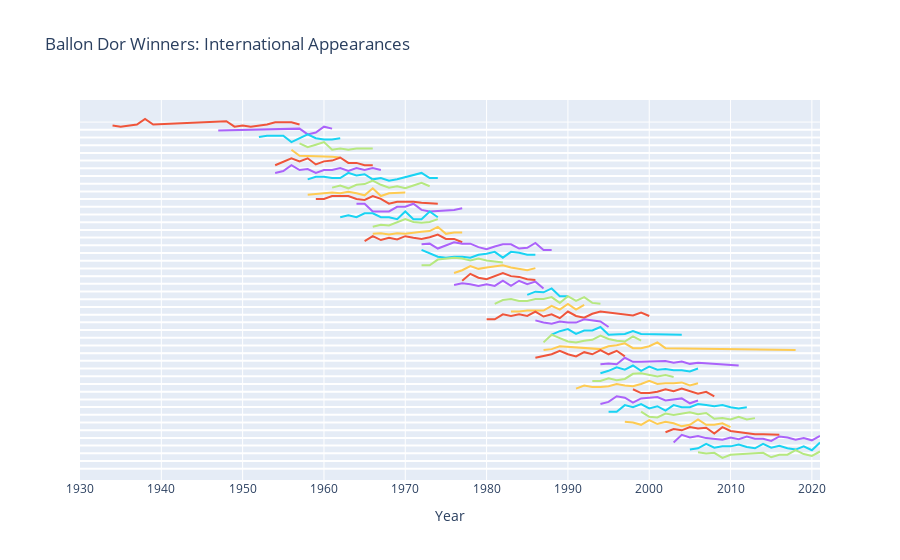

Notebook code cell kept with this figure:
### Code cell
# the idea behind this ridgeline plot with Plotly is to add traces manually, each trace corresponding to a particular year's temperature distribution
# thus, we are to store each year's data (temperatures and their respective count) in seperate arrays or pd.series that we store in a dictionnary to retrieve them easily
array_dict = {} # instantiating an empty dictionnary
for Player in player_list:
    array_dict[f'x_{Player}'] = iapps_df[iapps_df['Player']==Player]['Year'] # storing the temperature data for each year
    array_dict[f'y_{Player}'] = iapps_df[iapps_df['Player']==Player]['Count'] # storing the temperature count for each year
    array_dict[f'y_{Player}'] = (array_dict[f'y_{Player}'] - array_dict[f'y_{Player}'].min()) \
                                / (array_dict[f'y_{Player}'].max() - array_dict[f'y_{Player}'].min()) # we normalize the array (min max normalization)

# once all of this is done, we can create a plotly.graph_objects.Figure and add traces with fig.add_trace() method
# since we have stored the temperatures and their respective count for each year, we can plot scatterplots (go.Scatter)
# we thus iterate over year_list and create a 'blank line' that is placed at y = index, then the corresponding temperature count line
fig = go.Figure()
for index, Player in enumerate(player_list):
    fig.add_trace(go.Scatter(
                            x=[1930, 2021], y=np.full(2, len(player_list)-index),
                            mode='lines',
                            line_color='white'))
    
    fig.add_trace(go.Scatter(
                            x=array_dict[f'x_{Player}'],
                            y=array_dict[f'y_{Player}'] + (len(player_list)-index) + 0.4,
                           # fill='tonexty',
        mode='lines',
                            name=f'{Player}'))
    
    # plotly.graph_objects' way of adding text to a figure
    fig.add_annotation(
                        x=-20,
                        y=len(player_list)-index,
                        text=f'{Player}',
                        showarrow=False,
                        yshift=10)
    
    fig.update_xaxes(range=[1930, 2021])


# here you can modify the figure and the legend titles
fig.update_layout(
                title='Ballon Dor Winners: International Appearances',
                showlegend=False,
                xaxis=dict(title='Year'),
                yaxis=dict(showticklabels=False) # that way you hide the y axis ticks labels
                )

fig.show()

### Figure 1 — Plotly figure (JSON) as saved in the notebook; plotly's stock layout.template omitted (floating-point values rounded to 4 significant figures)
{"data": [{"line": {"color": "white"}, "mode": "lines", "type": "scatter", "x": [1930, 2021], "y": [44, 44]}, {"mode": "lines", "name": "Stanley Matthews", "type": "scatter", "x": [1934, 1935, 1937, 1938, 1939, 1947, 1948, 1949, 1950, 1951, 1953, 1954, 1955, 1956, 1957], "y": [44.54, 44.4, 44.69, 45.4, 44.69, 45.11, 45.11, 44.4, 44.54, 44.4, 44.69, 44.97, 44.97, 44.97, 44.69]}, {"line": {"color": "white"}, "mode": "lines", "type": "scatter", "x": [1930, 2021], "y": [43, 43]}, {"mode": "lines", "name": "Alfredo Di Stefano", "type": "scatter", "x": [1947, 1957, 1958, 1959, 1960, 1961], "y": [43.9, 44.15, 43.4, 43.65, 44.4, 44.15]}, {"line": {"color": "white"}, "mode": "lines", "type": "scatter", "x": [1930, 2021], "y": [42, 42]}, {"mode": "lines", "name": "Raymond Kopa", "type": "scatter", "x": [1952, 1953, 1954, 1955, 1956, 1958, 1959, 1960, 1961, 1962], "y": [43.07, 43.23, 43.23, 43.23, 42.4, 43.4, 42.9, 42.73, 42.73, 42.9]}, {"line": {"color": "white"}, "mode": "lines", "type": "scatter", "x": [1930, 2021], "y": [41, 41]}, {"mode": "lines", "name": "Luis Suarez", "type": "scatter", "x": [1957, 1958, 1959, 1960, 1961, 1962, 1963, 1964, 1965, 1966], "y": [42.23, 41.73, 42.07, 42.4, 41.4, 41.57, 41.4, 41.57, 41.57, 41.57]}, {"line": {"color": "white"}, "mode": "lines", "type": "scatter", "x": [1930, 2021], "y": [40, 40]}, {"mode": "lines", "name": "Omar Sivori", "type": "scatter", "x": [1956, 1957, 1961, 1962], "y": [41.4, 40.62, 40.51, 40.4]}, {"line": {"color": "white"}, "mode": "lines", "type": "scatter", "x": [1930, 2021], "y": [39, 39]}, {"mode": "lines", "name": "Josef Masopust", "type": "scatter", "x": [1954, 1956, 1957, 1958, 1959, 1960, 1961, 1962, 1963, 1964, 1965, 1966], "y": [39.4, 40.3, 39.9, 40.3, 39.5, 39.9, 40, 40.4, 39.7, 39.7, 39.4, 39.4]}, {"line": {"color": "white"}, "mode": "lines", "type": "scatter", "x": [1930, 2021], "y": [38, 38]}, {"mode": "lines", "name": "Lev Yashin", "type": "scatter", "x": [1954, 1955, 1956, 1957, 1958, 1959, 1960, 1961, 1962, 1963, 1964, 1965, 1966, 1967], "y": [38.4, 38.65, 39.4, 38.77, 38.9, 38.4, 38.77, 38.77, 39.02, 38.65, 39.02, 38.77, 39.02, 38.77]}, {"line": {"color": "white"}, "mode": "lines", "type": "scatter", "x": [1930, 2021], "y": [37, 37]}, {"mode": "lines", "name": "Denis Law", "type": "scatter", "x": [1958, 1959, 1960, 1961, 1962, 1963, 1964, 1965, 1966, 1967, 1968, 1969, 1972, 1973, 1974], "y": [37.57, 37.9, 37.9, 37.73, 37.73, 38.4, 38.07, 38.23, 37.57, 37.73, 37.4, 37.57, 38.4, 37.73, 37.73]}, {"line": {"color": "white"}, "mode": "lines", "type": "scatter", "x": [1930, 2021], "y": [36, 36]}, {"mode": "lines", "name": "Eusebio", "type": "scatter", "x": [1961, 1962, 1963, 1964, 1965, 1966, 1967, 1968, 1969, 1970, 1971, 1972, 1973], "y": [36.49, 36.76, 36.4, 36.85, 36.95, 37.4, 36.85, 36.49, 36.67, 36.4, 36.76, 37.13, 36.67]}, {"line": {"color": "white"}, "mode": "lines", "type": "scatter", "x": [1930, 2021], "y": [35, 35]}, {"mode": "lines", "name": "Bobby Charlton", "type": "scatter", "x": [1958, 1959, 1960, 1961, 1962, 1963, 1964, 1965, 1966, 1967, 1968, 1969, 1970], "y": [35.58, 35.67, 35.76, 35.85, 35.76, 35.95, 35.76, 35.49, 36.4, 35.4, 35.76, 35.85, 35.85]}, {"line": {"color": "white"}, "mode": "lines", "type": "scatter", "x": [1930, 2021], "y": [34, 34]}, {"mode": "lines", "name": "Florian Albert", "type": "scatter", "x": [1959, 1960, 1961, 1962, 1963, 1964, 1965, 1966, 1967, 1968, 1969, 1971, 1972, 1974], "y": [35.02, 35.02, 35.4, 35.4, 35.4, 35.02, 34.9, 35.4, 35.02, 34.4, 34.65, 34.65, 34.52, 34.4]}, {"line": {"color": "white"}, "mode": "lines", "type": "scatter", "x": [1930, 2021], "y": [33, 33]}, {"mode": "lines", "name": "George Best", "type": "scatter", "x": [1964, 1965, 1966, 1967, 1968, 1969, 1970, 1971, 1972, 1973, 1976, 1977], "y": [34.4, 34.4, 33.4, 33.4, 33.4, 34, 34, 34.4, 33.6, 33.4, 33.6, 33.8]}, {"line": {"color": "white"}, "mode": "lines", "type": "scatter", "x": [1930, 2021], "y": [32, 32]}, {"mode": "lines", "name": "Gianni Rivera", "type": "scatter", "x": [1962, 1963, 1964, 1965, 1966, 1967, 1968, 1969, 1970, 1971, 1972, 1973, 1974], "y": [32.65, 32.9, 32.65, 33.15, 33.15, 32.65, 32.65, 32.4, 33.4, 32.4, 32.4, 33.4, 32.65]}, {"line": {"color": "white"}, "mode": "lines", "type": "scatter", "x": [1930, 2021], "y": [31, 31]}, {"mode": "lines", "name": "Gerd Muller", "type": "scatter", "x": [1966, 1967, 1968, 1969, 1970, 1971, 1972, 1973, 1974], "y": [31.4, 31.67, 31.58, 31.95, 32.4, 32.04, 31.95, 32.04, 32.4]}, {"line": {"color": "white"}, "mode": "lines", "type": "scatter", "x": [1930, 2021], "y": [30, 30]}, {"mode": "lines", "name": "Johan Cruyff", "type": "scatter", "x": [1966, 1967, 1968, 1969, 1970, 1971, 1972, 1973, 1974, 1975, 1976, 1977], "y": [30.49, 30.58, 30.4, 30.58, 30.49, 30.67, 30.76, 30.85, 31.4, 30.49, 30.67, 30.67]}, {"line": {"color": "white"}, "mode": "lines", "type": "scatter", "x": [1930, 2021], "y": [29, 29]}, {"mode": "lines", "name": "Franz Beckenbauer", "type": "scatter", "x": [1965, 1966, 1967, 1968, 1969, 1970, 1971, 1972, 1973, 1974, 1975, 1976, 1977], "y": [29.54, 30.19, 29.69, 29.97, 29.76, 30.19, 29.97, 29.83, 30.04, 30.4, 29.83, 29.83, 29.4]}, {"line": {"color": "white"}, "mode": "lines", "type": "scatter", "x": [1930, 2021], "y": [28, 28]}, {"mode": "lines", "name": "Oleg Blokhin", "type": "scatter", "x": [1972, 1973, 1974, 1975, 1976, 1977, 1978, 1979, 1980, 1981, 1982, 1983, 1984, 1985, 1986, 1987, 1988], "y": [29.13, 29.22, 28.58, 28.95, 29.4, 29.22, 29.22, 28.76, 28.49, 28.85, 29.13, 29.13, 28.58, 28.67, 29.31, 28.4, 28.4]}, {"line": {"color": "white"}, "mode": "lines", "type": "scatter", "x": [1930, 2021], "y": [27, 27]}, {"mode": "lines", "name": "Allan Simonsen", "type": "scatter", "x": [1972, 1974, 1975, 1976, 1977, 1978, 1979, 1980, 1981, 1982, 1983, 1984, 1985, 1986], "y": [28.4, 27.52, 27.4, 27.52, 27.52, 27.4, 27.77, 27.9, 28.15, 27.4, 28.15, 28.02, 27.77, 27.77]}, {"line": {"color": "white"}, "mode": "lines", "type": "scatter", "x": [1930, 2021], "y": [26, 26]}, {"mode": "lines", "name": "Kevin Keegan", "type": "scatter", "x": [1972, 1973, 1974, 1975, 1976, 1977, 1978, 1979, 1980, 1981, 1982], "y": [26.4, 26.4, 27.15, 27.27, 27.4, 27.27, 27.02, 27.27, 27.02, 26.9, 26.77]}, {"line": {"color": "white"}, "mode": "lines", "type": "scatter", "x": [1930, 2021], "y": [25, 25]}, {"mode": "lines", "name": "Karl-Heinz Rummenigge", "type": "scatter", "x": [1976, 1977, 1978, 1979, 1980, 1981, 1982, 1983, 1984, 1985, 1986], "y": [25.4, 25.76, 26.31, 25.95, 26.13, 26.22, 26.4, 26.13, 25.95, 25.76, 26.04]}, {"line": {"color": "white"}, "mode": "lines", "type": "scatter", "x": [1930, 2021], "y": [24, 24]}, {"mode": "lines", "name": "Paolo Rossi", "type": "scatter", "x": [1977, 1978, 1979, 1980, 1982, 1983, 1984, 1985, 1986], "y": [24.4, 25.3, 24.8, 24.6, 25.4, 25, 24.9, 24.6, 24.5]}, {"line": {"color": "white"}, "mode": "lines", "type": "scatter", "x": [1930, 2021], "y": [23, 23]}, {"mode": "lines", "name": "Michel Platini", "type": "scatter", "x": [1976, 1977, 1978, 1979, 1980, 1981, 1982, 1983, 1984, 1985, 1986, 1987], "y": [23.84, 24.07, 23.96, 23.73, 23.96, 23.73, 24.4, 23.73, 24.4, 23.96, 24.29, 23.4]}, {"line": {"color": "white"}, "mode": "lines", "type": "scatter", "x": [1930, 2021], "y": [22, 22]}, {"mode": "lines", "name": "Igor Belanov", "type": "scatter", "x": [1985, 1986, 1987, 1988, 1989, 1990], "y": [22.57, 22.98, 22.9, 23.4, 22.4, 22.4]}, {"line": {"color": "white"}, "mode": "lines", "type": "scatter", "x": [1930, 2021], "y": [21, 21]}, {"mode": "lines", "name": "Ruud Gullit", "type": "scatter", "x": [1981, 1982, 1983, 1984, 1985, 1986, 1987, 1988, 1989, 1990, 1991, 1992, 1993, 1994], "y": [21.4, 21.9, 22.02, 21.77, 21.77, 22.02, 22.02, 22.27, 21.52, 22.4, 21.77, 22.27, 21.52, 21.4]}, {"line": {"color": "white"}, "mode": "lines", "type": "scatter", "x": [1930, 2021], "y": [20, 20]}, {"mode": "lines", "name": "Marco van Basten", "type": "scatter", "x": [1983, 1984, 1985, 1986, 1987, 1988, 1989, 1990, 1991, 1992], "y": [20.4, 20.4, 20.52, 20.52, 20.52, 21.15, 20.65, 21.4, 20.65, 21.27]}, {"line": {"color": "white"}, "mode": "lines", "type": "scatter", "x": [1930, 2021], "y": [19, 19]}, {"mode": "lines", "name": "Lothar Matthaus", "type": "scatter", "x": [1980, 1981, 1982, 1983, 1984, 1985, 1986, 1987, 1988, 1989, 1990, 1991, 1992, 1993, 1994, 1998, 1999, 2000], "y": [19.4, 19.4, 20.04, 19.83, 20.04, 19.83, 20.4, 19.76, 20.04, 19.54, 20.4, 19.83, 19.61, 20.11, 20.4, 19.9, 20.26, 19.83]}, {"line": {"color": "white"}, "mode": "lines", "type": "scatter", "x": [1930, 2021], "y": [18, 18]}, {"mode": "lines", "name": "Jean-Pierre Papin", "type": "scatter", "x": [1986, 1987, 1988, 1989, 1990, 1991, 1992, 1993, 1994, 1995], "y": [19.26, 18.97, 18.83, 19.11, 18.97, 18.97, 19.4, 19.26, 19.11, 18.4]}, {"line": {"color": "white"}, "mode": "lines", "type": "scatter", "x": [1930, 2021], "y": [17, 17]}, {"mode": "lines", "name": "Roberto Baggio", "type": "scatter", "x": [1988, 1989, 1990, 1991, 1992, 1993, 1994, 1995, 1997, 1998, 1999, 2004], "y": [17.4, 17.85, 18.13, 17.49, 17.95, 17.95, 18.4, 17.4, 17.49, 17.85, 17.49, 17.4]}, {"line": {"color": "white"}, "mode": "lines", "type": "scatter", "x": [1930, 2021], "y": [16, 16]}, {"mode": "lines", "name": "Hristo Stoichkov", "type": "scatter", "x": [1987, 1988, 1989, 1990, 1991, 1992, 1993, 1994, 1995, 1996, 1997, 1998, 1999], "y": [16.4, 17.4, 16.96, 16.51, 16.4, 16.62, 16.73, 17.29, 16.84, 16.62, 16.51, 17.18, 16.62]}, {"line": {"color": "white"}, "mode": "lines", "type": "scatter", "x": [1930, 2021], "y": [15, 15]}, {"mode": "lines", "name": "George Weah", "type": "scatter", "x": [1987, 1988, 1989, 1994, 1995, 1996, 1997, 1998, 1999, 2000, 2001, 2002, 2018], "y": [15.4, 15.53, 15.9, 15.53, 15.9, 16.02, 16.27, 15.65, 15.65, 15.9, 16.4, 15.65, 15.4]}, {"line": {"color": "white"}, "mode": "lines", "type": "scatter", "x": [1930, 2021], "y": [14, 14]}, {"mode": "lines", "name": "Matthias Sammer", "type": "scatter", "x": [1986, 1988, 1989, 1990, 1991, 1992, 1993, 1994, 1995, 1996, 1997], "y": [14.4, 14.85, 15.31, 14.85, 14.58, 15.13, 14.85, 15.4, 14.85, 15.31, 14.58]}, {"line": {"color": "white"}, "mode": "lines", "type": "scatter", "x": [1930, 2021], "y": [13, 13]}, {"mode": "lines", "name": "Ronaldo", "type": "scatter", "x": [1994, 1995, 1996, 1997, 1998, 1999, 2002, 2003, 2004, 2005, 2006, 2011], "y": [13.56, 13.66, 13.56, 14.4, 13.87, 13.87, 13.98, 13.77, 13.93, 13.61, 13.77, 13.4]}, {"line": {"color": "white"}, "mode": "lines", "type": "scatter", "x": [1930, 2021], "y": [12, 12]}, {"mode": "lines", "name": "Zinedine Zidane", "type": "scatter", "x": [1994, 1995, 1996, 1997, 1998, 1999, 2000, 2001, 2002, 2003, 2004, 2005, 2006], "y": [12.4, 12.71, 13.17, 12.86, 13.4, 12.71, 13.25, 12.86, 12.94, 12.78, 12.78, 12.63, 13.02]}, {"line": {"color": "white"}, "mode": "lines", "type": "scatter", "x": [1930, 2021], "y": [11, 11]}, {"mode": "lines", "name": "Rivaldo", "type": "scatter", "x": [1993, 1994, 1995, 1996, 1997, 1998, 1999, 2000, 2001, 2002, 2003], "y": [11.4, 11.4, 11.73, 11.48, 11.65, 12.32, 12.4, 12.23, 11.98, 12.15, 11.9]}, {"line": {"color": "white"}, "mode": "lines", "type": "scatter", "x": [1930, 2021], "y": [10, 10]}, {"mode": "lines", "name": "Luis Figo", "type": "scatter", "x": [1991, 1992, 1993, 1994, 1995, 1996, 1997, 1998, 1999, 2000, 2001, 2002, 2003, 2004, 2005, 2006], "y": [10.4, 10.8, 10.6, 10.6, 10.7, 11, 10.8, 10.7, 11, 11.4, 11, 11.1, 11.1, 11.2, 10.8, 11.1]}, {"line": {"color": "white"}, "mode": "lines", "type": "scatter", "x": [1930, 2021], "y": [9, 9]}, {"mode": "lines", "name": "Michael Owen", "type": "scatter", "x": [1998, 1999, 2000, 2001, 2002, 2003, 2004, 2005, 2006, 2007, 2008], "y": [10.32, 9.817, 9.817, 9.983, 10.32, 10.07, 10.4, 10.07, 9.733, 9.983, 9.4]}, {"line": {"color": "white"}, "mode": "lines", "type": "scatter", "x": [1930, 2021], "y": [8, 8]}, {"mode": "lines", "name": "Pavel Nedved", "type": "scatter", "x": [1994, 1995, 1996, 1997, 1998, 1999, 2000, 2001, 2002, 2003, 2004, 2005, 2006], "y": [8.4, 8.673, 9.4, 9.218, 8.582, 9.127, 9.218, 9.309, 8.855, 9.036, 9.127, 8.491, 8.855]}, {"line": {"color": "white"}, "mode": "lines", "type": "scatter", "x": [1930, 2021], "y": [7, 7]}, {"mode": "lines", "name": "Andriy Shevchenko", "type": "scatter", "x": [1995, 1996, 1997, 1998, 1999, 2000, 2001, 2002, 2003, 2004, 2005, 2006, 2007, 2008, 2009, 2010, 2011, 2012], "y": [7.4, 7.4, 8.257, 7.971, 8.4, 7.829, 8.114, 7.543, 8.257, 7.971, 7.971, 8.4, 8.257, 8.114, 8.257, 7.971, 7.829, 7.971]}, {"line": {"color": "white"}, "mode": "lines", "type": "scatter", "x": [1930, 2021], "y": [6, 6]}, {"mode": "lines", "name": "Ronaldinho", "type": "scatter", "x": [1999, 2000, 2001, 2002, 2003, 2004, 2005, 2006, 2007, 2008, 2009, 2010, 2011, 2012, 2013], "y": [7.4, 6.733, 6.65, 7.15, 6.983, 7.15, 7.317, 7.067, 7.233, 6.483, 6.567, 6.4, 6.733, 6.4, 6.567]}, {"line": {"color": "white"}, "mode": "lines", "type": "scatter", "x": [1930, 2021], "y": [5, 5]}, {"mode": "lines", "name": "Fabio Cannavaro", "type": "scatter", "x": [1997, 1998, 1999, 2000, 2001, 2002, 2003, 2004, 2005, 2006, 2007, 2008, 2009, 2010], "y": [6.1, 6, 5.7, 6.3, 5.8, 6.1, 5.9, 5.5, 5.7, 6.4, 5.7, 5.7, 5.9, 5.4]}, {"line": {"color": "white"}, "mode": "lines", "type": "scatter", "x": [1930, 2021], "y": [4, 4]}, {"mode": "lines", "name": "Kaka", "type": "scatter", "x": [2002, 2003, 2004, 2005, 2006, 2007, 2008, 2009, 2010, 2012, 2013, 2014, 2015, 2016], "y": [4.733, 5.15, 4.983, 5.4, 5.233, 5.317, 4.567, 5.4, 4.9, 4.567, 4.483, 4.483, 4.483, 4.4]}, {"line": {"color": "white"}, "mode": "lines", "type": "scatter", "x": [1930, 2021], "y": [3, 3]}, {"mode": "lines", "name": "Cristiano Ronaldo", "type": "scatter", "x": [2003, 2004, 2005, 2006, 2007, 2008, 2009, 2010, 2011, 2012, 2013, 2014, 2015, 2016, 2017, 2018, 2019, 2020, 2021], "y": [3.4, 4.4, 4.043, 4.257, 3.971, 3.829, 3.757, 4.043, 3.829, 4.186, 3.9, 3.9, 3.614, 4.186, 4.043, 3.757, 3.971, 3.686, 4.257]}, {"line": {"color": "white"}, "mode": "lines", "type": "scatter", "x": [1930, 2021], "y": [2, 2]}, {"mode": "lines", "name": "Lionel Messi", "type": "scatter", "x": [2005, 2006, 2007, 2008, 2009, 2010, 2011, 2012, 2013, 2014, 2015, 2016, 2017, 2018, 2019, 2020, 2021], "y": [2.483, 2.65, 3.233, 2.733, 2.9, 2.9, 3.15, 2.817, 2.65, 3.233, 2.733, 2.983, 2.65, 2.483, 2.9, 2.4, 3.4]}, {"line": {"color": "white"}, "mode": "lines", "type": "scatter", "x": [1930, 2021], "y": [1, 1]}, {"mode": "lines", "name": "Luka Modric", "type": "scatter", "x": [2006, 2007, 2008, 2009, 2010, 2011, 2012, 2013, 2014, 2015, 2016, 2017, 2018, 2019, 2020, 2021], "y": [2.15, 1.983, 2.067, 1.4, 1.817, 1.9, 1.9, 1.983, 2.067, 1.483, 1.817, 1.817, 2.4, 1.9, 1.65, 2.233]}], "layout": {"annotations": [{"showarrow": false, "text": "Stanley Matthews", "x": -20, "y": 44, "yshift": 10}, {"showarrow": false, "text": "Alfredo Di Stefano", "x": -20, "y": 43, "yshift": 10}, {"showarrow": false, "text": "Raymond Kopa", "x": -20, "y": 42, "yshift": 10}, {"showarrow": false, "text": "Luis Suarez", "x": -20, "y": 41, "yshift": 10}, {"showarrow": false, "text": "Omar Sivori", "x": -20, "y": 40, "yshift": 10}, {"showarrow": false, "text": "Josef Masopust", "x": -20, "y": 39, "yshift": 10}, {"showarrow": false, "text": "Lev Yashin", "x": -20, "y": 38, "yshift": 10}, {"showarrow": false, "text": "Denis Law", "x": -20, "y": 37, "yshift": 10}, {"showarrow": false, "text": "Eusebio", "x": -20, "y": 36, "yshift": 10}, {"showarrow": false, "text": "Bobby Charlton", "x": -20, "y": 35, "yshift": 10}, {"showarrow": false, "text": "Florian Albert", "x": -20, "y": 34, "yshift": 10}, {"showarrow": false, "text": "George Best", "x": -20, "y": 33, "yshift": 10}, {"showarrow": false, "text": "Gianni Rivera", "x": -20, "y": 32, "yshift": 10}, {"showarrow": false, "text": "Gerd Muller", "x": -20, "y": 31, "yshift": 10}, {"showarrow": false, "text": "Johan Cruyff", "x": -20, "y": 30, "yshift": 10}, {"showarrow": false, "text": "Franz Beckenbauer", "x": -20, "y": 29, "yshift": 10}, {"showarrow": false, "text": "Oleg Blokhin", "x": -20, "y": 28, "yshift": 10}, {"showarrow": false, "text": "Allan Simonsen", "x": -20, "y": 27, "yshift": 10}, {"showarrow": false, "text": "Kevin Keegan", "x": -20, "y": 26, "yshift": 10}, {"showarrow": false, "text": "Karl-Heinz Rummenigge", "x": -20, "y": 25, "yshift": 10}, {"showarrow": false, "text": "Paolo Rossi", "x": -20, "y": 24, "yshift": 10}, {"showarrow": false, "text": "Michel Platini", "x": -20, "y": 23, "yshift": 10}, {"showarrow": false, "text": "Igor Belanov", "x": -20, "y": 22, "yshift": 10}, {"showarrow": false, "text": "Ruud Gullit", "x": -20, "y": 21, "yshift": 10}, {"showarrow": false, "text": "Marco van Basten", "x": -20, "y": 20, "yshift": 10}, {"showarrow": false, "text": "Lothar Matthaus", "x": -20, "y": 19, "yshift": 10}, {"showarrow": false, "text": "Jean-Pierre Papin", "x": -20, "y": 18, "yshift": 10}, {"showarrow": false, "text": "Roberto Baggio", "x": -20, "y": 17, "yshift": 10}, {"showarrow": false, "text": "Hristo Stoichkov", "x": -20, "y": 16, "yshift": 10}, {"showarrow": false, "text": "George Weah", "x": -20, "y": 15, "yshift": 10}, {"showarrow": false, "text": "Matthias Sammer", "x": -20, "y": 14, "yshift": 10}, {"showarrow": false, "text": "Ronaldo", "x": -20, "y": 13, "yshift": 10}, {"showarrow": false, "text": "Zinedine Zidane", "x": -20, "y": 12, "yshift": 10}, {"showarrow": false, "text": "Rivaldo", "x": -20, "y": 11, "yshift": 10}, {"showarrow": false, "text": "Luis Figo", "x": -20, "y": 10, "yshift": 10}, {"showarrow": false, "text": "Michael Owen", "x": -20, "y": 9, "yshift": 10}, {"showarrow": false, "text": "Pavel Nedved", "x": -20, "y": 8, "yshift": 10}, {"showarrow": false, "text": "Andriy Shevchenko", "x": -20, "y": 7, "yshift": 10}, {"showarrow": false, "text": "Ronaldinho", "x": -20, "y": 6, "yshift": 10}, {"showarrow": false, "text": "Fabio Cannavaro", "x": -20, "y": 5, "yshift": 10}, {"showarrow": false, "text": "Kaka", "x": -20, "y": 4, "yshift": 10}, {"showarrow": false, "text": "Cristiano Ronaldo", "x": -20, "y": 3, "yshift": 10}, {"showarrow": false, "text": "Lionel Messi", "x": -20, "y": 2, "yshift": 10}, {"showarrow": false, "text": "Luka Modric", "x": -20, "y": 1, "yshift": 10}], "showlegend": false, "title": {"text": "Ballon Dor Winners: International Appearances"}, "xaxis": {"range": [1930, 2021], "title": {"text": "Year"}}, "yaxis": {"showticklabels": false}}}
